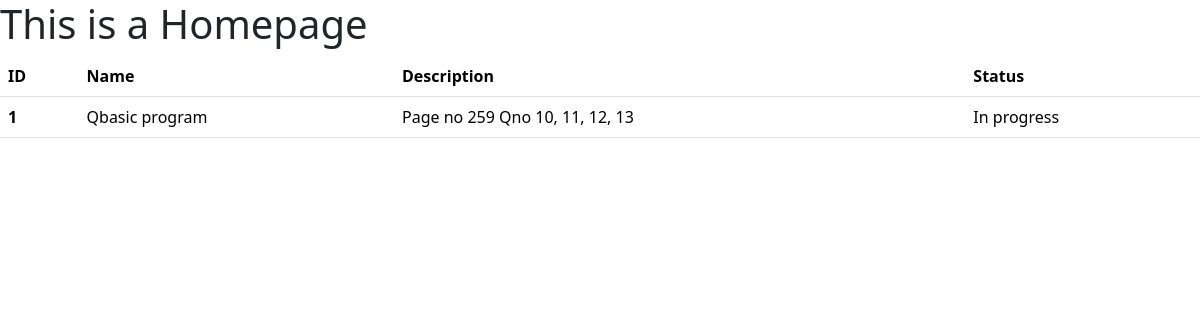
Page /home/ on the earlier database version.
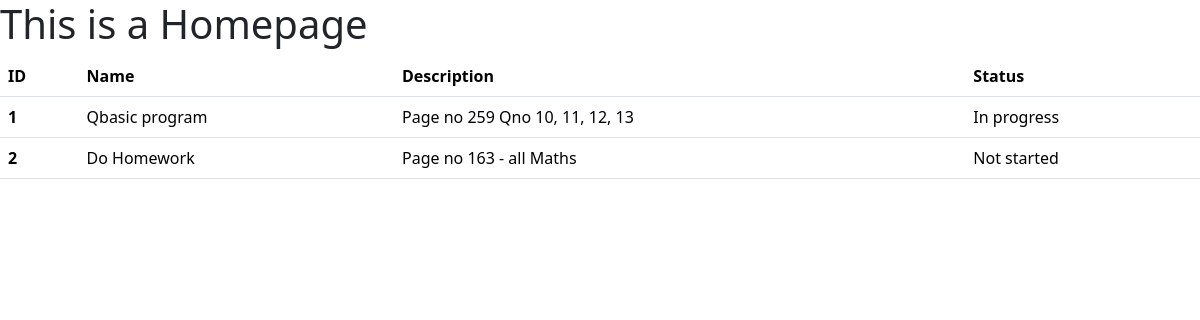
Same page on the later database version.
### starttodo/models.py (models this page shows, shortened)
class Todo_Table(models.Model):
    Status_Choices = [
        ('In progress', 'In progress'),
        ('Not started', 'Not started'),
        ('Completed', 'Completed'),
    ]
    Name = models.CharField(max_length=200)
    Description = models.TextField()
    Status = models.CharField(max_length=200, choices = Status_Choices)

### starttodo/views.py (the view)
# urls.py: 2. Add a URL to urlpatterns:  path('', views.home, name='home')
def home (request):
    all_data = Todo_Table.objects.all()
    data = {"datas" : all_data}
    return render(request,'index.html', context = data )

### templates/index.html (shortened to what this page needs)
<!DOCTYPE html>
<html lang="en">
<head>
    <link href="https://cdn.jsdelivr.net/npm/bootstrap@5.3.3/dist/css/bootstrap.min.css" rel="stylesheet">
</head>
<body>
    <h1>This is a Homepage</h1>
    <table class="table">
        <thead>
          <tr>
            <th scope="col">ID</th>
            <th scope="col">Name</th>
            <th scope="col">Description</th>
            <th scope="col">Status</th>
          </tr>
        </thead>
        <tbody>
            {% for todo in datas %}
                <tr>
                    <th scope="row">{{todo.id}}</th>
                    <td>{{todo.Name}}</td>
                    <td>{{todo.Description}}</td>
                    <td>{{todo.Status}}</td>
                </tr>
            {%endfor%}
        </tbody>
      </table>
</body>
</html>

Differences in the rows shown:
added Todo_Table: id "2", Name "Do Homework", Description "Page no 163 - all Maths", Status "Not started"
